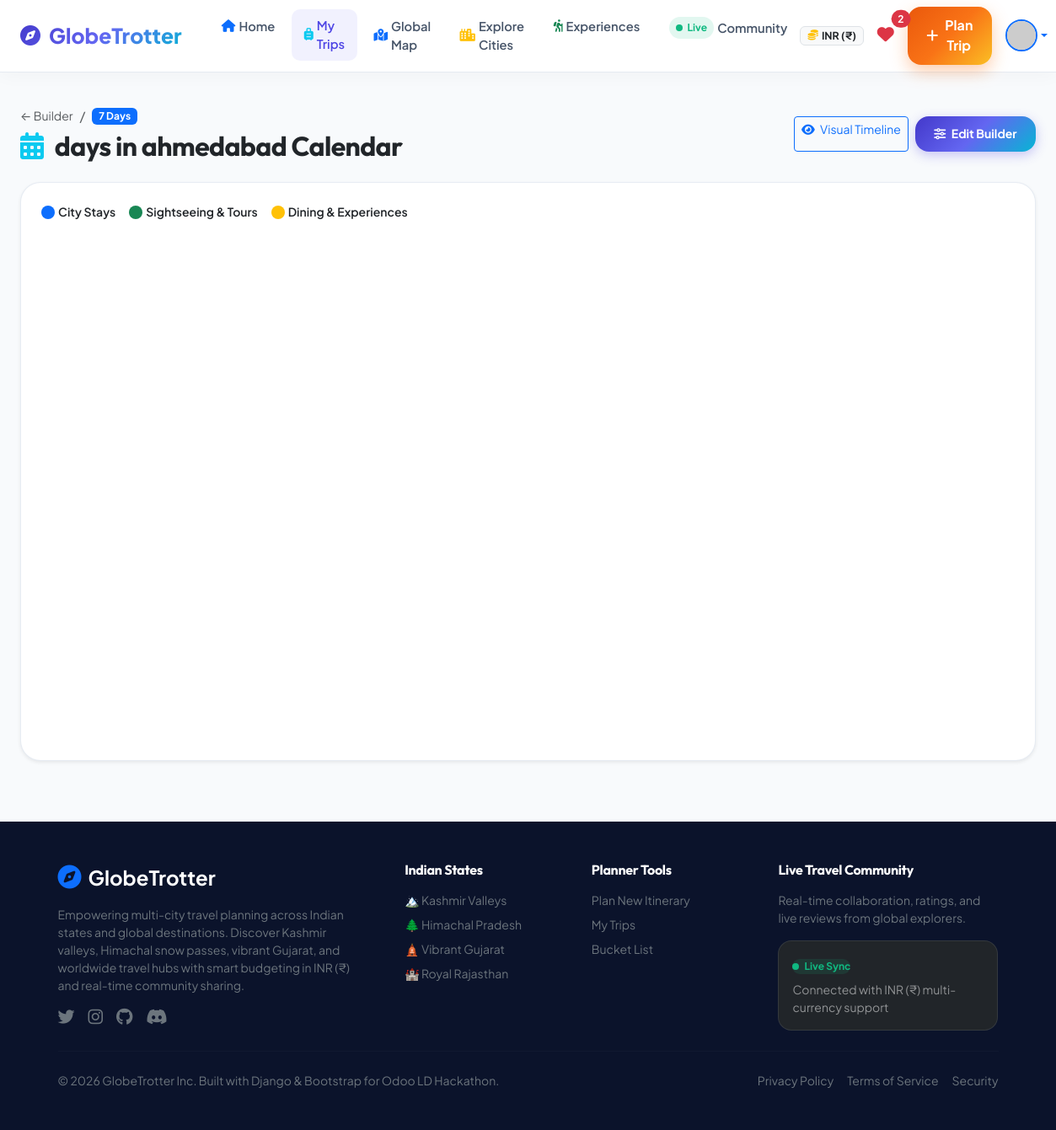
The page /trips/24/calendar/ (signed in) on the database its author committed.
### accounts/models.py (models this page shows, shortened)
class Profile(models.Model):
    TRAVEL_STYLES = [
        ('SOLO', 'Solo Explorer 🎒'),
        ('COUPLE', 'Romantic Getaway 💑'),
        ('FAMILY', 'Family Vacation 👨‍👩‍👧‍👦'),
        ('BACKPACKER', 'Backpacker / Budget 🏕️'),
        ('LUXURY', 'Luxury & Leisure ✨'),
        ('ADVENTURE', 'Adrenaline & Mountains 🏔️'),
        ('SPIRITUAL', 'Heritage & Spiritual 🛕'),
    ]
    BUDGET_TIERS = [
        ('BUDGET', 'Budget (₹ / $)'),
        ('MODERATE', 'Moderate (₹₹ / $$)'),
        ('LUXURY', 'Luxury (₹₹₹ / $$$)'),
    ]
    CURRENCY_CHOICES = [
        ('INR', 'INR (₹ - Indian Rupee)'),
        ('USD', 'USD ($ - US Dollar)'),
        ('EUR', 'EUR (€ - Euro)'),
        ('GBP', 'GBP (£ - British Pound)'),
        ('AED', 'AED (د.إ - UAE Dirham)'),
        ('JPY', 'JPY (¥ - Japanese Yen)'),
    ]
    user = models.OneToOneField(User, on_delete=models.CASCADE, related_name='profile')
    phone = models.CharField(max_length=20, blank=True)
    bio = models.TextField(blank=True, default="Passionate traveler exploring incredible destinations, mountain passes, and vibrant heritage.")
    avatar_url = models.CharField(max_length=500, blank=True, default='')
    avatar_img = models.ImageField(upload_to='avatars/', blank=True, null=True)
    is_email_verified = models.BooleanField(default=False)
    verification_token = models.CharField(max_length=64, blank=True)
    travel_style = models.CharField(max_length=20, choices=TRAVEL_STYLES, default='SOLO')
    budget_tier = models.CharField(max_length=20, choices=BUDGET_TIERS, default='MODERATE')
    preferred_currency = models.CharField(max_length=10, choices=CURRENCY_CHOICES, default='INR')
    preferred_language = models.CharField(max_length=20, default='English / Hindi')
    is_admin_role = models.BooleanField(default=False)
    created_at = models.DateTimeField(auto_now_add=True)
    updated_at = models.DateTimeField(auto_now=True)
    @property
    def currency_symbol(self):
        symbols = {
            'INR': '₹',
            'USD': '$',
            'EUR': '€',
            'GBP': '£',
            'AED': 'AED ',
            'JPY': '¥'
        }
        return symbols.get(self.preferred_currency, '₹')
    @property
    def avatar(self):
        if self.avatar_img:
            return self.avatar_img.url
        if self.avatar_url:
            return self.avatar_url
        name_encoded = (self.user.first_name or self.user.username).replace(' ', '+')
        return f"https://ui-avatars.com/api/?name={name_encoded}&background=6366f1&color=fff&rounded=true&bold=true"

### trips/models.py (models this page shows, shortened)
class Trip(models.Model):
    STATUS_CHOICES = [
        ('DRAFT', 'Draft'),
        ('PLANNING', 'Planning'),
        ('UPCOMING', 'Upcoming'),
        ('ONGOING', 'In Progress'),
        ('COMPLETED', 'Completed'),
    ]
    TRAVEL_STYLES = [
        ('SOLO', 'Solo Explorer 🎒'),
        ('COUPLE', 'Romantic Getaway 💑'),
        ('FAMILY', 'Family Vacation 👨‍👩‍👧‍👦'),
        ('BACKPACKER', 'Backpacker / Roadtrip 🚗'),
        ('LUXURY', 'Luxury & Resorts ✨'),
        ('ADVENTURE', 'Trekking & Mountains 🏔️'),
        ('SPIRITUAL', 'Heritage & Pilgrimage 🛕'),
    ]
    CURRENCY_CHOICES = [
        ('INR', 'INR (₹ - Indian Rupee)'),
        ('USD', 'USD ($ - US Dollar)'),
        ('EUR', 'EUR (€ - Euro)'),
        ('GBP', 'GBP (£ - British Pound)'),
        ('AED', 'AED (د.إ - UAE Dirham)'),
        ('JPY', 'JPY (¥ - Japanese Yen)'),
    ]
    user = models.ForeignKey(User, on_delete=models.CASCADE, related_name='trips')
    title = models.CharField(max_length=200)
    slug = models.SlugField(max_length=220, blank=True)
    description = models.TextField(blank=True)
    start_date = models.DateField()
    end_date = models.DateField()
    estimated_budget = models.DecimalField(max_digits=12, decimal_places=2, default=35000.00)
    currency = models.CharField(max_length=10, choices=CURRENCY_CHOICES, default='INR')
    cover_image_url = models.CharField(
        max_length=500,
        blank=True,
        default='https://images.unsplash.com/photo-1469854523086-cc02fe5d8800?w=1200&auto=format&fit=crop&q=80'
    )
    cover_image = models.ImageField(upload_to='trip_covers/', blank=True, null=True)
    travel_style = models.CharField(max_length=20, choices=TRAVEL_STYLES, default='SOLO')
    is_public = models.BooleanField(default=True)
    share_slug = models.CharField(max_length=64, unique=True, blank=True)
    status = models.CharField(max_length=20, choices=STATUS_CHOICES, default='PLANNING')
    cloned_from = models.ForeignKey('self', on_delete=models.SET_NULL, null=True, blank=True, related_name='clones')
    created_at = models.DateTimeField(auto_now_add=True)
    updated_at = models.DateTimeField(auto_now=True)
    class Meta:
        ordering = ['-created_at']
    @property
    def duration_days(self):
        if self.start_date and self.end_date:
            delta = (self.end_date - self.start_date).days + 1
            return max(delta, 1)
        return 1

### trips/views.py (the view, shortened to what this page needs)
# urls.py: path('trips/<int:pk>/calendar/', views.trip_calendar_view, name='trip_calendar'),
def trip_calendar_view(request, pk):
    if request.user.is_authenticated:
        trip = get_object_or_404(Trip, Q(pk=pk, user=request.user) | Q(pk=pk, is_public=True))
    else:
        trip = get_object_or_404(Trip, pk=pk, is_public=True)
    stops = trip.stops.select_related('city').all()
    activities = ScheduledActivity.objects.filter(stop__trip=trip).select_related('stop', 'stop__city')
    calendar_events = []
    context = {
        'trip': trip,
        'calendar_events_json': json.dumps(calendar_events),
        'is_owner': request.user == trip.user if request.user.is_authenticated else False,
    }
    return render(request, 'trips/trip_calendar.html', context)

### templates/trips/trip_calendar.html (shortened to what this page needs)
{% extends 'base.html' %}
{% block content %}
<div class="container-fluid px-lg-4 py-4">
  <div class="d-flex flex-column flex-md-row justify-content-between align-items-md-center gap-3 mb-4">
    <div>
      <div class="d-flex align-items-center gap-2 mb-1">
        <a href="{% url 'itinerary_builder' pk=trip.id %}" class="text-muted text-decoration-none small">&larr; Builder</a>
        <span class="text-muted">/</span>
        <span class="badge bg-primary">{{ trip.duration_days }} Days</span>
      </div>
      <h2 class="fw-bold text-dark mb-0"><i class="fas fa-calendar-days text-info me-2"></i> {{ trip.title }} Calendar</h2>
    </div>
    <div class="d-flex gap-2">
      <a href="{% url 'itinerary_view' pk=trip.id %}" class="btn btn-outline-primary btn-sm">
        <i class="fas fa-eye me-1"></i> Visual Timeline
      </a>
      <a href="{% url 'itinerary_builder' pk=trip.id %}" class="btn btn-gt-primary btn-sm">
        <i class="fas fa-sliders me-1"></i> Edit Builder
      </a>
    </div>
  </div>
  <div class="card gt-card p-4 shadow-sm">
    <div class="d-flex flex-wrap justify-content-between align-items-center mb-3">
      <div class="d-flex gap-3 align-items-center small">
        <div class="d-flex align-items-center gap-1">
          <span class="p-2 rounded-circle bg-primary d-inline-block"></span>
          <span class="text-dark fw-semibold">City Stays</span>
        </div>
        <div class="d-flex align-items-center gap-1">
          <span class="p-2 rounded-circle bg-success d-inline-block"></span>
          <span class="text-dark fw-semibold">Sightseeing & Tours</span>
        </div>
        <div class="d-flex align-items-center gap-1">
          <span class="p-2 rounded-circle bg-warning d-inline-block"></span>
          <span class="text-dark fw-semibold">Dining & Experiences</span>
        </div>
      </div>
    </div>
    <div id="calendar" style="min-height: 600px;"></div>
  </div>
</div>
{% endblock %}

### templates/base.html (shortened to what this page needs)
<!DOCTYPE html>
<html lang="en">
<head>
  <link href="https://cdn.jsdelivr.net/npm/bootstrap@5.3.3/dist/css/bootstrap.min.css" rel="stylesheet">
  <link rel="stylesheet" href="https://cdnjs.cloudflare.com/ajax/libs/font-awesome/6.5.2/css/all.min.css">
  <link rel="stylesheet" href="https://unpkg.com/leaflet@1.9.4/dist/leaflet.css" />
  <link rel="stylesheet" href="/static/css/style.css">
</head>
<body>
  <nav class="navbar navbar-expand-lg gt-navbar">
    <div class="container-fluid px-lg-4">
      <a class="navbar-brand gt-brand" href="{% url 'home' %}">
        <i class="fas fa-compass fs-4 text-primary"></i>
        <span>GlobeTrotter</span>
      </a>
      <div class="collapse navbar-collapse" id="navbarMain">
        <ul class="navbar-nav me-auto mb-2 mb-lg-0 ms-lg-3 gap-1">
          <li class="nav-item">
            <a class="nav-link gt-nav-link {% if request.resolver_match.url_name == 'dashboard' or request.resolver_match.url_name == 'home' %}active{% endif %}" href="{% url 'dashboard' %}">
              <i class="fas fa-house me-1 text-primary"></i> Home
            </a>
          </li>
          {% if user.is_authenticated %}
          <li class="nav-item">
            <a class="nav-link gt-nav-link {% if 'trips' in request.path and not 'share' in request.path %}active{% endif %}" href="{% url 'trip_list' %}">
              <i class="fas fa-suitcase-rolling me-1 text-info"></i> My Trips
            </a>
          </li>
          {% endif %}
          <li class="nav-item">
            <a class="nav-link gt-nav-link {% if request.resolver_match.url_name == 'global_travel_map' or 'map' in request.path %}active{% endif %}" href="{% url 'global_travel_map' %}">
              <i class="fas fa-map-location-dot me-1 text-primary"></i> Global Map
            </a>
          </li>
          <li class="nav-item">
            <a class="nav-link gt-nav-link {% if 'cities' in request.path %}active{% endif %}" href="{% url 'city_search' %}">
              <i class="fas fa-city me-1 text-warning"></i> Explore Cities
            </a>
          </li>
          <li class="nav-item">
            <a class="nav-link gt-nav-link {% if 'activities' in request.path %}active{% endif %}" href="{% url 'activity_search' %}">
              <i class="fas fa-hiking me-1 text-success"></i> Experiences
            </a>
          </li>
          <li class="nav-item">
            <a class="nav-link gt-nav-link {% if 'community' in request.path %}active{% endif %}" href="{% url 'live_community' %}">
              <span class="gt-badge-live py-1 px-2 me-1"><span class="gt-live-dot"></span> Live</span> Community
            </a>
          </li>
        </ul>
        <div class="d-flex align-items-center gap-2 mt-3 mt-lg-0">
          {% if user.is_authenticated %}
            <span class="badge bg-light text-dark border px-2 py-1 fw-bold fs-8 d-none d-sm-inline-flex align-items-center gap-1">
              <i class="fas fa-coins text-warning"></i> {{ user_profile.preferred_currency }} ({{ user_profile.currency_symbol }})
            </span>
            <a href="{% url 'wishlist' %}" class="btn btn-outline-light text-dark border-0 position-relative p-2" title="My Bucket List">
              <i class="fas fa-heart text-danger fs-5"></i>
              <span id="wishlist-badge-count" class="position-absolute top-0 start-100 translate-middle badge rounded-pill bg-danger" {% if wishlist_count == 0 %}style="display:none;"{% endif %}>
                {{ wishlist_count }}
              </span>
            </a>
            <a href="{% url 'trip_create' %}" class="btn btn-gt-saffron d-flex align-items-center gap-2">
              <i class="fas fa-plus"></i>
              <span>Plan Trip</span>
            </a>
            <div class="dropdown ms-2">
              <a href="#" class="d-flex align-items-center text-decoration-none dropdown-toggle" id="userMenu" data-bs-toggle="dropdown" aria-expanded="false">
                <img src="{{ user_profile.avatar }}" alt="{{ user.username }}" class="rounded-circle border border-2 border-primary" width="38" height="38" style="object-fit: cover;">
              </a>
            </div>
          {% else %}
            <a href="{% url 'login' %}" class="btn btn-gt-outline">Log In</a>
            <a href="{% url 'register' %}" class="btn btn-gt-saffron">Sign Up Free</a>
          {% endif %}
        </div>
      </div>
    </div>
  </nav>
  <main class="flex-grow-1">
    {% block content %}{% endblock %}
  </main>
  <div class="toast-container position-fixed bottom-0 end-0 p-3" id="toast-container" style="z-index: 1090;"></div>
  <footer class="py-5 mt-5">
    <div class="container">
      <div class="row g-4 justify-content-between">
        <div class="col-lg-4">
          <div class="d-flex align-items-center gap-2 mb-3">
            <i class="fas fa-compass text-primary fs-3"></i>
            <span class="fs-4 fw-bold text-white">GlobeTrotter</span>
          </div>
          <p class="text-secondary small">Empowering multi-city travel planning across Indian states and global destinations. Discover Kashmir valleys, Himachal snow passes, vibrant Gujarat, and worldwide travel hubs with smart budgeting in INR (₹) and real-time community sharing.</p>
          <div class="d-flex gap-3 text-secondary">
            <a href="#" class="text-secondary hover-primary"><i class="fab fa-twitter fs-5"></i></a>
            <a href="#" class="text-secondary hover-primary"><i class="fab fa-instagram fs-5"></i></a>
            <a href="#" class="text-secondary hover-primary"><i class="fab fa-github fs-5"></i></a>
            <a href="#" class="text-secondary hover-primary"><i class="fab fa-discord fs-5"></i></a>
          </div>
        </div>
        <div class="col-6 col-lg-2">
          <h6 class="text-white fw-bold mb-3">Indian States</h6>
          <ul class="list-unstyled small d-flex flex-column gap-2">
            <li><a href="{% url 'city_search' %}?q=Kashmir" class="text-secondary text-decoration-none">🏔️ Kashmir Valleys</a></li>
            <li><a href="{% url 'city_search' %}?q=Himachal" class="text-secondary text-decoration-none">🌲 Himachal Pradesh</a></li>
            <li><a href="{% url 'city_search' %}?q=Gujarat" class="text-secondary text-decoration-none">🛕 Vibrant Gujarat</a></li>
            <li><a href="{% url 'city_search' %}?q=Rajasthan" class="text-secondary text-decoration-none">🏰 Royal Rajasthan</a></li>
          </ul>
        </div>
        <div class="col-6 col-lg-2">
          <h6 class="text-white fw-bold mb-3">Planner Tools</h6>
          <ul class="list-unstyled small d-flex flex-column gap-2">
            <li><a href="{% url 'trip_create' %}" class="text-secondary text-decoration-none">Plan New Itinerary</a></li>
            <li><a href="{% url 'trip_list' %}" class="text-secondary text-decoration-none">My Trips</a></li>
            <li><a href="{% url 'wishlist' %}" class="text-secondary text-decoration-none">Bucket List</a></li>
          </ul>
        </div>
        <div class="col-lg-3">
          <h6 class="text-white fw-bold mb-3">Live Travel Community</h6>
          <p class="text-secondary small">Real-time collaboration, ratings, and live reviews from global explorers.</p>
          <div class="p-3 bg-dark rounded-4 border border-secondary border-opacity-25">
            <span class="gt-badge-live mb-2"><span class="gt-live-dot"></span> Live Sync</span>
            <div class="text-white-50 small">Connected with INR (₹) multi-currency support</div>
          </div>
        </div>
      </div>
      <hr class="border-secondary border-opacity-25 my-4">
      <div class="d-flex flex-column flex-md-row justify-content-between align-items-center small text-secondary">
        <div>© 2026 GlobeTrotter Inc. Built with Django & Bootstrap for Odoo LD Hackathon.</div>
        <div class="d-flex gap-3 mt-2 mt-md-0">
          <a href="#" class="text-secondary text-decoration-none">Privacy Policy</a>
          <a href="#" class="text-secondary text-decoration-none">Terms of Service</a>
          <a href="#" class="text-secondary text-decoration-none">Security</a>
        </div>
      </div>
    </div>
  </footer>
</body>
</html>

### rows shown on the page
Profile: preferred_currency "INR", currency_symbol "₹"
Trip: duration_days "7", title "days in ahmedabad"

### other values the page prints
{{ wishlist_count }} "2"
